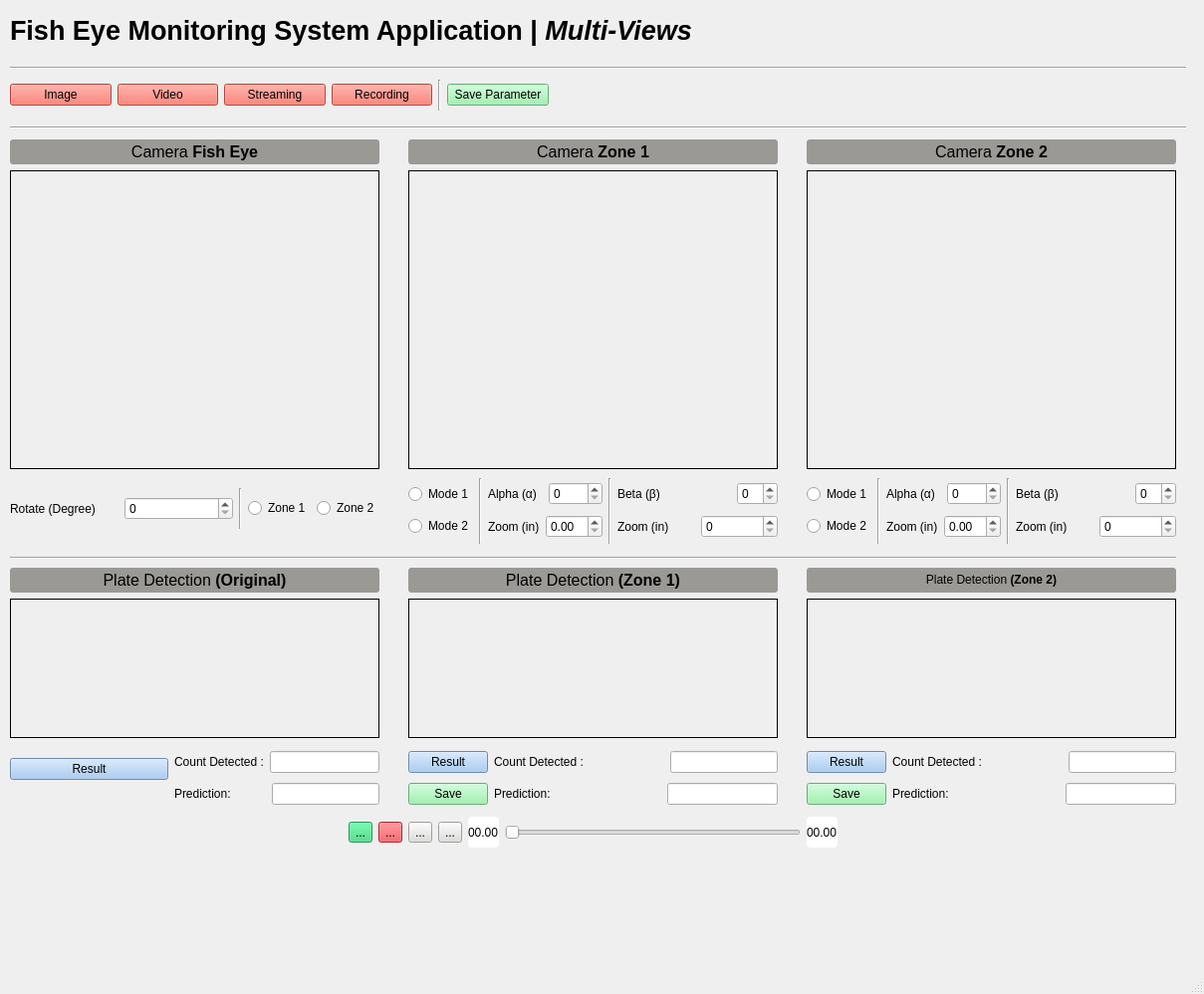
<?xml version="1.0" encoding="UTF-8"?>
<ui version="4.0">
 <class>MainWindow</class>
 <widget class="QMainWindow" name="MainWindow">
  <property name="geometry">
   <rect>
    <x>0</x>
    <y>0</y>
    <width>1209</width>
    <height>998</height>
   </rect>
  </property>
  <property name="windowTitle">
   <string>MainWindow</string>
  </property>
  <widget class="QWidget" name="centralwidget">
   <widget class="QWidget" name="horizontalLayoutWidget">
    <property name="geometry">
     <rect>
      <x>10</x>
      <y>10</y>
      <width>711</width>
      <height>41</height>
     </rect>
    </property>
    <layout class="QHBoxLayout" name="horizontalLayout_2">
     <item>
      <widget class="QLabel" name="Title">
       <property name="font">
        <font>
         <pointsize>20</pointsize>
         <weight>75</weight>
         <bold>true</bold>
        </font>
       </property>
       <property name="text">
        <string>&lt;html&gt;&lt;head/&gt;&lt;body&gt;&lt;p&gt;&lt;span style=&quot; font-size:20pt;&quot;&gt;Fish Eye Monitoring System Application | &lt;/span&gt;&lt;span style=&quot; font-size:20pt; font-style:italic;&quot;&gt;Multi-Views&lt;/span&gt;&lt;/p&gt;&lt;/body&gt;&lt;/html&gt;</string>
       </property>
      </widget>
     </item>
    </layout>
   </widget>
   <widget class="Line" name="UpperLine">
    <property name="geometry">
     <rect>
      <x>10</x>
      <y>60</y>
      <width>1181</width>
      <height>16</height>
     </rect>
    </property>
    <property name="orientation">
     <enum>Qt::Horizontal</enum>
    </property>
   </widget>
   <widget class="QWidget" name="horizontalLayoutWidget_2">
    <property name="geometry">
     <rect>
      <x>10</x>
      <y>80</y>
      <width>541</width>
      <height>31</height>
     </rect>
    </property>
    <layout class="QHBoxLayout" name="horizontalLayout_3">
     <item>
      <widget class="QPushButton" name="Image">
       <property name="styleSheet">
        <string notr="true">QPushButton{
	Background:rgb(246, 97, 81);
}</string>
       </property>
       <property name="text">
        <string>Image</string>
       </property>
      </widget>
     </item>
     <item>
      <widget class="QPushButton" name="Video">
       <property name="styleSheet">
        <string notr="true">QPushButton{
	Background:rgb(246, 97, 81);
}</string>
       </property>
       <property name="text">
        <string>Video</string>
       </property>
      </widget>
     </item>
     <item>
      <widget class="QPushButton" name="Streaming">
       <property name="styleSheet">
        <string notr="true">QPushButton{
	Background:rgb(246, 97, 81);
}</string>
       </property>
       <property name="text">
        <string>Streaming</string>
       </property>
      </widget>
     </item>
     <item>
      <widget class="QPushButton" name="Recording">
       <property name="styleSheet">
        <string notr="true">QPushButton{
	Background:rgb(246, 97, 81);
}</string>
       </property>
       <property name="text">
        <string>Recording</string>
       </property>
      </widget>
     </item>
     <item>
      <widget class="Line" name="Divider1">
       <property name="orientation">
        <enum>Qt::Vertical</enum>
       </property>
      </widget>
     </item>
     <item>
      <widget class="QPushButton" name="SavePara">
       <property name="styleSheet">
        <string notr="true">QPushButton{
	Background:rgb(143, 240, 164);
}</string>
       </property>
       <property name="text">
        <string>Save Parameter</string>
       </property>
      </widget>
     </item>
    </layout>
   </widget>
   <widget class="Line" name="MidLine">
    <property name="geometry">
     <rect>
      <x>10</x>
      <y>120</y>
      <width>1181</width>
      <height>16</height>
     </rect>
    </property>
    <property name="orientation">
     <enum>Qt::Horizontal</enum>
    </property>
   </widget>
   <widget class="QWidget" name="horizontalLayoutWidget_3">
    <property name="geometry">
     <rect>
      <x>10</x>
      <y>490</y>
      <width>371</width>
      <height>41</height>
     </rect>
    </property>
    <layout class="QHBoxLayout" name="horizontalLayout_4">
     <item>
      <widget class="QLabel" name="Rotate">
       <property name="text">
        <string>Rotate (Degree)</string>
       </property>
      </widget>
     </item>
     <item>
      <widget class="QSpinBox" name="RotateSpin"/>
     </item>
     <item>
      <widget class="Line" name="Divider2">
       <property name="orientation">
        <enum>Qt::Vertical</enum>
       </property>
      </widget>
     </item>
     <item>
      <layout class="QHBoxLayout" name="horizontalLayout_7">
       <item>
        <widget class="QRadioButton" name="Zone1Rad">
         <property name="text">
          <string>Zone 1</string>
         </property>
        </widget>
       </item>
       <item>
        <widget class="QRadioButton" name="Zone2Rad">
         <property name="text">
          <string>Zone 2</string>
         </property>
        </widget>
       </item>
      </layout>
     </item>
    </layout>
   </widget>
   <widget class="QWidget" name="horizontalLayoutWidget_4">
    <property name="geometry">
     <rect>
      <x>410</x>
      <y>480</y>
      <width>371</width>
      <height>66</height>
     </rect>
    </property>
    <layout class="QHBoxLayout" name="horizontalLayout_5">
     <item>
      <layout class="QVBoxLayout" name="verticalLayout_7">
       <item>
        <widget class="QRadioButton" name="Mode1Rad1">
         <property name="text">
          <string>Mode 1</string>
         </property>
        </widget>
       </item>
       <item>
        <widget class="QRadioButton" name="Mode2Rad1">
         <property name="text">
          <string>Mode 2</string>
         </property>
        </widget>
       </item>
      </layout>
     </item>
     <item>
      <widget class="Line" name="Divider3">
       <property name="orientation">
        <enum>Qt::Vertical</enum>
       </property>
      </widget>
     </item>
     <item>
      <layout class="QVBoxLayout" name="verticalLayout_8">
       <item>
        <layout class="QHBoxLayout" name="horizontalLayout_9">
         <item>
          <widget class="QLabel" name="Alpha1">
           <property name="text">
            <string>Alpha (α)</string>
           </property>
          </widget>
         </item>
         <item>
          <widget class="QSpinBox" name="AlphaSpin1"/>
         </item>
        </layout>
       </item>
       <item>
        <layout class="QHBoxLayout" name="horizontalLayout_8">
         <item>
          <widget class="QLabel" name="ZoomL1">
           <property name="text">
            <string>Zoom (in)</string>
           </property>
          </widget>
         </item>
         <item>
          <widget class="QDoubleSpinBox" name="ZoomSpinL1"/>
         </item>
        </layout>
       </item>
      </layout>
     </item>
     <item>
      <widget class="Line" name="Divider4">
       <property name="orientation">
        <enum>Qt::Vertical</enum>
       </property>
      </widget>
     </item>
     <item>
      <layout class="QVBoxLayout" name="verticalLayout_11">
       <item>
        <layout class="QHBoxLayout" name="horizontalLayout_15">
         <item>
          <widget class="QLabel" name="Beta1">
           <property name="text">
            <string>Beta (β)</string>
           </property>
          </widget>
         </item>
         <item>
          <spacer name="horizontalSpacer_9">
           <property name="orientation">
            <enum>Qt::Horizontal</enum>
           </property>
           <property name="sizeHint" stdset="0">
            <size>
             <width>40</width>
             <height>20</height>
            </size>
           </property>
          </spacer>
         </item>
         <item>
          <widget class="QSpinBox" name="BetaSpin1"/>
         </item>
        </layout>
       </item>
       <item>
        <layout class="QHBoxLayout" name="horizontalLayout_16">
         <item>
          <widget class="QLabel" name="ZoomR1">
           <property name="text">
            <string>Zoom (in)</string>
           </property>
          </widget>
         </item>
         <item>
          <widget class="QSpinBox" name="ZoomSpinR1"/>
         </item>
        </layout>
       </item>
      </layout>
     </item>
    </layout>
   </widget>
   <widget class="QWidget" name="verticalLayoutWidget_4">
    <property name="geometry">
     <rect>
      <x>10</x>
      <y>570</y>
      <width>371</width>
      <height>171</height>
     </rect>
    </property>
    <layout class="QVBoxLayout" name="verticalLayout_4">
     <item>
      <widget class="QLabel" name="PlateOG">
       <property name="maximumSize">
        <size>
         <width>16777215</width>
         <height>25</height>
        </size>
       </property>
       <property name="styleSheet">
        <string notr="true">QLabel{
	Background:rgb(154, 153, 150);
	Border-radius: 3px;
}
</string>
       </property>
       <property name="frameShape">
        <enum>QFrame::NoFrame</enum>
       </property>
       <property name="text">
        <string>&lt;html&gt;&lt;head/&gt;&lt;body&gt;&lt;p&gt;&lt;span style=&quot; font-size:12pt;&quot;&gt;Plate Detection &lt;/span&gt;&lt;span style=&quot; font-size:12pt; font-weight:600;&quot;&gt;(Original)&lt;/span&gt;&lt;/p&gt;&lt;/body&gt;&lt;/html&gt;</string>
       </property>
       <property name="alignment">
        <set>Qt::AlignCenter</set>
       </property>
      </widget>
     </item>
     <item>
      <widget class="QLabel" name="PlateOGScreen">
       <property name="frameShape">
        <enum>QFrame::Box</enum>
       </property>
       <property name="text">
        <string/>
       </property>
      </widget>
     </item>
    </layout>
   </widget>
   <widget class="Line" name="LowerLine">
    <property name="geometry">
     <rect>
      <x>10</x>
      <y>550</y>
      <width>1171</width>
      <height>20</height>
     </rect>
    </property>
    <property name="orientation">
     <enum>Qt::Horizontal</enum>
    </property>
   </widget>
   <widget class="QWidget" name="horizontalLayoutWidget_9">
    <property name="geometry">
     <rect>
      <x>810</x>
      <y>480</y>
      <width>371</width>
      <height>66</height>
     </rect>
    </property>
    <layout class="QHBoxLayout" name="horizontalLayout_14">
     <item>
      <layout class="QVBoxLayout" name="verticalLayout_12">
       <item>
        <widget class="QRadioButton" name="Mode1Rad2">
         <property name="text">
          <string>Mode 1</string>
         </property>
        </widget>
       </item>
       <item>
        <widget class="QRadioButton" name="Mode2Rad2">
         <property name="text">
          <string>Mode 2</string>
         </property>
        </widget>
       </item>
      </layout>
     </item>
     <item>
      <widget class="Line" name="Divider5">
       <property name="orientation">
        <enum>Qt::Vertical</enum>
       </property>
      </widget>
     </item>
     <item>
      <layout class="QVBoxLayout" name="verticalLayout_13">
       <item>
        <layout class="QHBoxLayout" name="horizontalLayout_17">
         <item>
          <widget class="QLabel" name="Alpha2">
           <property name="text">
            <string>Alpha (α)</string>
           </property>
          </widget>
         </item>
         <item>
          <widget class="QSpinBox" name="AlphaSpin2"/>
         </item>
        </layout>
       </item>
       <item>
        <layout class="QHBoxLayout" name="horizontalLayout_18">
         <item>
          <widget class="QLabel" name="ZoomL2">
           <property name="text">
            <string>Zoom (in)</string>
           </property>
          </widget>
         </item>
         <item>
          <widget class="QDoubleSpinBox" name="ZoomSpinL2"/>
         </item>
        </layout>
       </item>
      </layout>
     </item>
     <item>
      <widget class="Line" name="Divider6">
       <property name="orientation">
        <enum>Qt::Vertical</enum>
       </property>
      </widget>
     </item>
     <item>
      <layout class="QVBoxLayout" name="verticalLayout_14">
       <item>
        <layout class="QHBoxLayout" name="horizontalLayout_19">
         <item>
          <widget class="QLabel" name="Beta2">
           <property name="text">
            <string>Beta (β)</string>
           </property>
          </widget>
         </item>
         <item>
          <spacer name="horizontalSpacer_10">
           <property name="orientation">
            <enum>Qt::Horizontal</enum>
           </property>
           <property name="sizeHint" stdset="0">
            <size>
             <width>40</width>
             <height>20</height>
            </size>
           </property>
          </spacer>
         </item>
         <item>
          <widget class="QSpinBox" name="BetaSpin2"/>
         </item>
        </layout>
       </item>
       <item>
        <layout class="QHBoxLayout" name="horizontalLayout_20">
         <item>
          <widget class="QLabel" name="ZoomR2">
           <property name="text">
            <string>Zoom (in)</string>
           </property>
          </widget>
         </item>
         <item>
          <widget class="QSpinBox" name="ZoomSpinR2"/>
         </item>
        </layout>
       </item>
      </layout>
     </item>
    </layout>
   </widget>
   <widget class="QWidget" name="verticalLayoutWidget_2">
    <property name="geometry">
     <rect>
      <x>410</x>
      <y>140</y>
      <width>371</width>
      <height>331</height>
     </rect>
    </property>
    <layout class="QVBoxLayout" name="verticalLayout_2">
     <item>
      <widget class="QLabel" name="CamZone1">
       <property name="maximumSize">
        <size>
         <width>16777215</width>
         <height>25</height>
        </size>
       </property>
       <property name="styleSheet">
        <string notr="true">QLabel{
	Background: rgb(154, 153, 150);
	Border-radius: 3px;
}</string>
       </property>
       <property name="frameShape">
        <enum>QFrame::NoFrame</enum>
       </property>
       <property name="text">
        <string>&lt;html&gt;&lt;head/&gt;&lt;body&gt;&lt;p&gt;&lt;span style=&quot; font-size:12pt;&quot;&gt;Camera &lt;/span&gt;&lt;span style=&quot; font-size:12pt; font-weight:600;&quot;&gt;Zone 1&lt;/span&gt;&lt;/p&gt;&lt;/body&gt;&lt;/html&gt;</string>
       </property>
       <property name="alignment">
        <set>Qt::AlignCenter</set>
       </property>
      </widget>
     </item>
     <item>
      <widget class="QLabel" name="CamZone1Screen">
       <property name="frameShape">
        <enum>QFrame::Box</enum>
       </property>
       <property name="text">
        <string/>
       </property>
      </widget>
     </item>
    </layout>
   </widget>
   <widget class="QWidget" name="verticalLayoutWidget_3">
    <property name="geometry">
     <rect>
      <x>810</x>
      <y>140</y>
      <width>371</width>
      <height>331</height>
     </rect>
    </property>
    <layout class="QVBoxLayout" name="verticalLayout_3">
     <item>
      <widget class="QLabel" name="CamZone2">
       <property name="maximumSize">
        <size>
         <width>16777215</width>
         <height>25</height>
        </size>
       </property>
       <property name="styleSheet">
        <string notr="true">QLabel{
	Background:rgb(154, 153, 150);
	Border-radius: 3px;
}
</string>
       </property>
       <property name="frameShape">
        <enum>QFrame::NoFrame</enum>
       </property>
       <property name="text">
        <string>&lt;html&gt;&lt;head/&gt;&lt;body&gt;&lt;p&gt;&lt;span style=&quot; font-size:12pt;&quot;&gt;Camera &lt;/span&gt;&lt;span style=&quot; font-size:12pt; font-weight:600;&quot;&gt;Zone 2&lt;/span&gt;&lt;/p&gt;&lt;/body&gt;&lt;/html&gt;</string>
       </property>
       <property name="alignment">
        <set>Qt::AlignCenter</set>
       </property>
      </widget>
     </item>
     <item>
      <widget class="QLabel" name="CamZone2Screen">
       <property name="frameShape">
        <enum>QFrame::Box</enum>
       </property>
       <property name="text">
        <string/>
       </property>
      </widget>
     </item>
    </layout>
   </widget>
   <widget class="QWidget" name="verticalLayoutWidget_5">
    <property name="geometry">
     <rect>
      <x>410</x>
      <y>570</y>
      <width>371</width>
      <height>171</height>
     </rect>
    </property>
    <layout class="QVBoxLayout" name="verticalLayout_5">
     <item>
      <widget class="QLabel" name="PlateZone1">
       <property name="maximumSize">
        <size>
         <width>16777215</width>
         <height>25</height>
        </size>
       </property>
       <property name="styleSheet">
        <string notr="true">QLabel{
	Background:rgb(154, 153, 150);
	Border-radius: 3px;
}
</string>
       </property>
       <property name="frameShape">
        <enum>QFrame::NoFrame</enum>
       </property>
       <property name="text">
        <string>&lt;html&gt;&lt;head/&gt;&lt;body&gt;&lt;p&gt;&lt;span style=&quot; font-size:12pt;&quot;&gt;Plate Detection &lt;/span&gt;&lt;span style=&quot; font-size:12pt; font-weight:600;&quot;&gt;(Zone 1)&lt;/span&gt;&lt;/p&gt;&lt;/body&gt;&lt;/html&gt;</string>
       </property>
       <property name="alignment">
        <set>Qt::AlignCenter</set>
       </property>
      </widget>
     </item>
     <item>
      <widget class="QLabel" name="PlateZone1Screen">
       <property name="frameShape">
        <enum>QFrame::Box</enum>
       </property>
       <property name="text">
        <string/>
       </property>
      </widget>
     </item>
    </layout>
   </widget>
   <widget class="QWidget" name="verticalLayoutWidget_6">
    <property name="geometry">
     <rect>
      <x>810</x>
      <y>570</y>
      <width>371</width>
      <height>171</height>
     </rect>
    </property>
    <layout class="QVBoxLayout" name="verticalLayout_6">
     <item>
      <widget class="QLabel" name="PlateZone2">
       <property name="maximumSize">
        <size>
         <width>16777215</width>
         <height>25</height>
        </size>
       </property>
       <property name="styleSheet">
        <string notr="true">QLabel{
	Background:rgb(154, 153, 150);
	Border-radius: 3px;
}
</string>
       </property>
       <property name="frameShape">
        <enum>QFrame::NoFrame</enum>
       </property>
       <property name="text">
        <string>&lt;html&gt;&lt;head/&gt;&lt;body&gt;&lt;p&gt;Plate Detection &lt;span style=&quot; font-weight:600;&quot;&gt;(Zone 2)&lt;/span&gt;&lt;/p&gt;&lt;/body&gt;&lt;/html&gt;</string>
       </property>
       <property name="alignment">
        <set>Qt::AlignCenter</set>
       </property>
      </widget>
     </item>
     <item>
      <widget class="QLabel" name="PlateZone2Screen">
       <property name="frameShape">
        <enum>QFrame::Box</enum>
       </property>
       <property name="text">
        <string/>
       </property>
      </widget>
     </item>
    </layout>
   </widget>
   <widget class="QWidget" name="verticalLayoutWidget_7">
    <property name="geometry">
     <rect>
      <x>10</x>
      <y>140</y>
      <width>371</width>
      <height>331</height>
     </rect>
    </property>
    <layout class="QVBoxLayout" name="verticalLayout_9">
     <item>
      <widget class="QLabel" name="FishEye">
       <property name="maximumSize">
        <size>
         <width>16777215</width>
         <height>25</height>
        </size>
       </property>
       <property name="styleSheet">
        <string notr="true">QLabel{
	Background:rgb(154, 153, 150);
	Border-radius: 3px;
}
</string>
       </property>
       <property name="frameShape">
        <enum>QFrame::NoFrame</enum>
       </property>
       <property name="text">
        <string>&lt;html&gt;&lt;head/&gt;&lt;body&gt;&lt;p&gt;&lt;span style=&quot; font-size:12pt;&quot;&gt;Camera &lt;/span&gt;&lt;span style=&quot; font-size:12pt; font-weight:600;&quot;&gt;Fish Eye&lt;/span&gt;&lt;/p&gt;&lt;/body&gt;&lt;/html&gt;</string>
       </property>
       <property name="alignment">
        <set>Qt::AlignCenter</set>
       </property>
      </widget>
     </item>
     <item>
      <widget class="QLabel" name="FisheyeScreen">
       <property name="frameShape">
        <enum>QFrame::Box</enum>
       </property>
       <property name="text">
        <string/>
       </property>
      </widget>
     </item>
    </layout>
   </widget>
   <widget class="QWidget" name="horizontalLayoutWidget_5">
    <property name="geometry">
     <rect>
      <x>10</x>
      <y>750</y>
      <width>371</width>
      <height>64</height>
     </rect>
    </property>
    <layout class="QHBoxLayout" name="horizontalLayout">
     <item>
      <layout class="QVBoxLayout" name="verticalLayout">
       <item>
        <widget class="QPushButton" name="Result1">
         <property name="styleSheet">
          <string notr="true">QPushButton{
	Background:rgb(153, 193, 241);
}</string>
         </property>
         <property name="text">
          <string>Result</string>
         </property>
        </widget>
       </item>
       <item>
        <spacer name="horizontalSpacer">
         <property name="orientation">
          <enum>Qt::Horizontal</enum>
         </property>
         <property name="sizeHint" stdset="0">
          <size>
           <width>40</width>
           <height>20</height>
          </size>
         </property>
        </spacer>
       </item>
      </layout>
     </item>
     <item>
      <layout class="QVBoxLayout" name="verticalLayout_10">
       <item>
        <layout class="QHBoxLayout" name="horizontalLayout_6">
         <item>
          <widget class="QLabel" name="CountDetect1">
           <property name="text">
            <string>&lt;html&gt;&lt;head/&gt;&lt;body&gt;&lt;p&gt;Count Detected	:&lt;/p&gt;&lt;/body&gt;&lt;/html&gt;</string>
           </property>
          </widget>
         </item>
         <item>
          <widget class="QLineEdit" name="LineCount1"/>
         </item>
        </layout>
       </item>
       <item>
        <layout class="QHBoxLayout" name="horizontalLayout_10">
         <item>
          <widget class="QLabel" name="Prediction1">
           <property name="text">
            <string>Prediction:</string>
           </property>
          </widget>
         </item>
         <item>
          <spacer name="horizontalSpacer_2">
           <property name="orientation">
            <enum>Qt::Horizontal</enum>
           </property>
           <property name="sizeHint" stdset="0">
            <size>
             <width>35</width>
             <height>20</height>
            </size>
           </property>
          </spacer>
         </item>
         <item>
          <widget class="QLineEdit" name="LinePredict1"/>
         </item>
        </layout>
       </item>
      </layout>
     </item>
    </layout>
   </widget>
   <widget class="QWidget" name="horizontalLayoutWidget_8">
    <property name="geometry">
     <rect>
      <x>410</x>
      <y>750</y>
      <width>371</width>
      <height>64</height>
     </rect>
    </property>
    <layout class="QHBoxLayout" name="horizontalLayout_11">
     <item>
      <layout class="QVBoxLayout" name="verticalLayout_15">
       <item>
        <widget class="QPushButton" name="Result2">
         <property name="styleSheet">
          <string notr="true">QPushButton{
	Background:rgb(153, 193, 241);
}</string>
         </property>
         <property name="text">
          <string>Result</string>
         </property>
        </widget>
       </item>
       <item>
        <widget class="QPushButton" name="Save1">
         <property name="styleSheet">
          <string notr="true">QPushButton{
	Background:rgb(143, 240, 164);
}</string>
         </property>
         <property name="text">
          <string>Save</string>
         </property>
        </widget>
       </item>
      </layout>
     </item>
     <item>
      <layout class="QVBoxLayout" name="verticalLayout_16">
       <item>
        <layout class="QHBoxLayout" name="horizontalLayout_12">
         <item>
          <widget class="QLabel" name="CountDetect2">
           <property name="text">
            <string>&lt;html&gt;&lt;head/&gt;&lt;body&gt;&lt;p&gt;Count Detected	:&lt;/p&gt;&lt;/body&gt;&lt;/html&gt;</string>
           </property>
          </widget>
         </item>
         <item>
          <spacer name="horizontalSpacer_3">
           <property name="orientation">
            <enum>Qt::Horizontal</enum>
           </property>
           <property name="sizeHint" stdset="0">
            <size>
             <width>10</width>
             <height>20</height>
            </size>
           </property>
          </spacer>
         </item>
         <item>
          <widget class="QLineEdit" name="LineCount2"/>
         </item>
        </layout>
       </item>
       <item>
        <layout class="QHBoxLayout" name="horizontalLayout_13">
         <item>
          <widget class="QLabel" name="Prediction2">
           <property name="text">
            <string>Prediction:</string>
           </property>
          </widget>
         </item>
         <item>
          <spacer name="horizontalSpacer_4">
           <property name="orientation">
            <enum>Qt::Horizontal</enum>
           </property>
           <property name="sizeHint" stdset="0">
            <size>
             <width>0</width>
             <height>20</height>
            </size>
           </property>
          </spacer>
         </item>
         <item>
          <widget class="QLineEdit" name="LinePredict2"/>
         </item>
        </layout>
       </item>
      </layout>
     </item>
    </layout>
   </widget>
   <widget class="QWidget" name="horizontalLayoutWidget_10">
    <property name="geometry">
     <rect>
      <x>810</x>
      <y>750</y>
      <width>371</width>
      <height>64</height>
     </rect>
    </property>
    <layout class="QHBoxLayout" name="horizontalLayout_24">
     <item>
      <layout class="QVBoxLayout" name="verticalLayout_19">
       <item>
        <widget class="QPushButton" name="Result3">
         <property name="styleSheet">
          <string notr="true">QPushButton{
	Background:rgb(153, 193, 241);
}</string>
         </property>
         <property name="text">
          <string>Result</string>
         </property>
        </widget>
       </item>
       <item>
        <widget class="QPushButton" name="Save2">
         <property name="styleSheet">
          <string notr="true">QPushButton{
	Background:rgb(143, 240, 164);
}</string>
         </property>
         <property name="text">
          <string>Save</string>
         </property>
        </widget>
       </item>
      </layout>
     </item>
     <item>
      <layout class="QVBoxLayout" name="verticalLayout_20">
       <item>
        <layout class="QHBoxLayout" name="horizontalLayout_25">
         <item>
          <widget class="QLabel" name="CountDetect3">
           <property name="text">
            <string>&lt;html&gt;&lt;head/&gt;&lt;body&gt;&lt;p&gt;Count Detected	:&lt;/p&gt;&lt;/body&gt;&lt;/html&gt;</string>
           </property>
          </widget>
         </item>
         <item>
          <spacer name="horizontalSpacer_7">
           <property name="orientation">
            <enum>Qt::Horizontal</enum>
           </property>
           <property name="sizeHint" stdset="0">
            <size>
             <width>10</width>
             <height>20</height>
            </size>
           </property>
          </spacer>
         </item>
         <item>
          <widget class="QLineEdit" name="LineCount3"/>
         </item>
        </layout>
       </item>
       <item>
        <layout class="QHBoxLayout" name="horizontalLayout_26">
         <item>
          <widget class="QLabel" name="Prediction3">
           <property name="text">
            <string>Prediction:</string>
           </property>
          </widget>
         </item>
         <item>
          <spacer name="horizontalSpacer_8">
           <property name="orientation">
            <enum>Qt::Horizontal</enum>
           </property>
           <property name="sizeHint" stdset="0">
            <size>
             <width>0</width>
             <height>20</height>
            </size>
           </property>
          </spacer>
         </item>
         <item>
          <widget class="QLineEdit" name="LinePredict3"/>
         </item>
        </layout>
       </item>
      </layout>
     </item>
    </layout>
   </widget>
   <widget class="QWidget" name="horizontalLayoutWidget_11">
    <property name="geometry">
     <rect>
      <x>350</x>
      <y>820</y>
      <width>491</width>
      <height>31</height>
     </rect>
    </property>
    <layout class="QHBoxLayout" name="horizontalLayout_27">
     <item>
      <layout class="QHBoxLayout" name="horizontalLayout_28">
       <item>
        <widget class="QToolButton" name="PlayButt">
         <property name="styleSheet">
          <string notr="true">QToolButton{
	Background:rgb(51, 209, 122);
}</string>
         </property>
         <property name="text">
          <string>...</string>
         </property>
        </widget>
       </item>
       <item>
        <widget class="QToolButton" name="PauseButt">
         <property name="styleSheet">
          <string notr="true">QToolButton{
	 Background:rgb(237, 51, 59);
}
</string>
         </property>
         <property name="text">
          <string>...</string>
         </property>
        </widget>
       </item>
       <item>
        <widget class="QToolButton" name="Rewind10s">
         <property name="styleSheet">
          <string notr="true">QToolButton{
	Background:rgb(222, 221, 218);
}</string>
         </property>
         <property name="text">
          <string>...</string>
         </property>
        </widget>
       </item>
       <item>
        <widget class="QToolButton" name="Forward10s">
         <property name="styleSheet">
          <string notr="true">QToolButton{
	Background:rgb(222, 221, 218);
}</string>
         </property>
         <property name="text">
          <string>...</string>
         </property>
        </widget>
       </item>
       <item>
        <widget class="QLabel" name="TimeStampL">
         <property name="styleSheet">
          <string notr="true">QLabel{
	background: rgb(255, 255, 255);
	Border-radius: 4px;
}</string>
         </property>
         <property name="frameShape">
          <enum>QFrame::Box</enum>
         </property>
         <property name="text">
          <string>00.00</string>
         </property>
        </widget>
       </item>
      </layout>
     </item>
     <item>
      <widget class="QSlider" name="horizontalSlider">
       <property name="orientation">
        <enum>Qt::Horizontal</enum>
       </property>
      </widget>
     </item>
     <item>
      <widget class="QLabel" name="TimeStampR">
       <property name="styleSheet">
        <string notr="true">QLabel{
	background: rgb(255, 255, 255);
	Border-radius: 4px;
}</string>
       </property>
       <property name="frameShape">
        <enum>QFrame::Box</enum>
       </property>
       <property name="text">
        <string>00.00</string>
       </property>
      </widget>
     </item>
    </layout>
   </widget>
  </widget>
  <widget class="QMenuBar" name="menubar">
   <property name="geometry">
    <rect>
     <x>0</x>
     <y>0</y>
     <width>1209</width>
     <height>22</height>
    </rect>
   </property>
  </widget>
  <widget class="QStatusBar" name="statusbar"/>
 </widget>
 <resources/>
 <connections/>
</ui>
